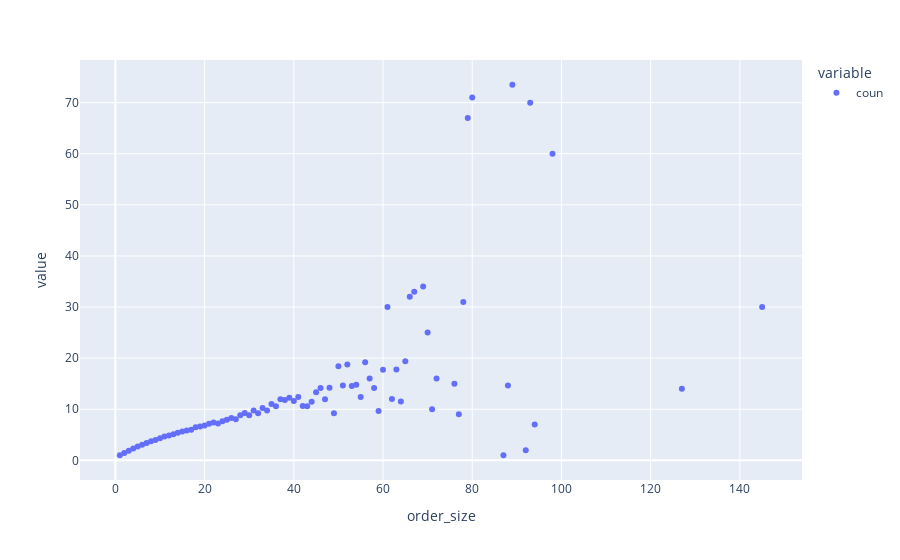

The notebook cell saved with this chart:
### Code cell
px.scatter(df_auf1.groupby("order_size").agg(coun=("add_to_cart_order","mean")))

### Figure 1 — Plotly figure (JSON) as saved in the notebook; plotly's stock layout.template omitted (floating-point values rounded to 4 significant figures)
{"data": [{"hovertemplate": "variable=coun<br>order_size=%{x}<br>value=%{y}<extra></extra>", "legendgroup": "coun", "marker": {"color": "#636efa", "symbol": "circle"}, "mode": "markers", "name": "coun", "orientation": "v", "showlegend": true, "type": "scatter", "x": [1, 2, 3, 4, 5, 6, 7, 8, 9, 10, 11, 12, 13, 14, 15, 16, 17, 18, 19, 20, 21, 22, 23, 24, 25, 26, 27, 28, 29, 30, 31, 32, 33, 34, 35, 36, 37, 38, 39, 40, 41, 42, 43, 44, 45, 46, 47, 48, 49, 50, 51, 52, 53, 54, 55, 56, 57, 58, 59, 60, 61, 62, 63, 64, 65, 66, 67, 69, 70, 71, 72, 76, 77, 78, 79, 80, 87, 88, 89, 92, 93, 94, 98, 127, 145], "xaxis": "x", "y": [1, 1.439, 1.884, 2.34, 2.693, 3.045, 3.377, 3.755, 3.969, 4.343, 4.661, 4.843, 5.104, 5.386, 5.651, 5.86, 5.98, 6.465, 6.608, 6.832, 7.156, 7.427, 7.214, 7.66, 7.927, 8.27, 8.043, 8.836, 9.274, 8.837, 9.74, 9.221, 10.23, 9.734, 11.03, 10.57, 11.96, 11.81, 12.26, 11.59, 12.42, 10.66, 10.57, 11.46, 13.32, 14.14, 11.97, 14.22, 9.222, 18.4, 14.67, 18.77, 14.57, 14.81, 12.42, 19.22, 16, 14.14, 9.667, 17.75, 30, 12, 17.8, 11.5, 19.4, 32, 33, 34, 25, 10, 16, 15, 9, 31, 67, 71, 1, 14.67, 73.5, 2, 70, 7, 60, 14, 30], "yaxis": "y"}], "layout": {"legend": {"title": {"text": "variable"}, "tracegroupgap": 0}, "margin": {"t": 60}, "xaxis": {"anchor": "y", "domain": [0, 1], "title": {"text": "order_size"}}, "yaxis": {"anchor": "x", "domain": [0, 1], "title": {"text": "value"}}}}
